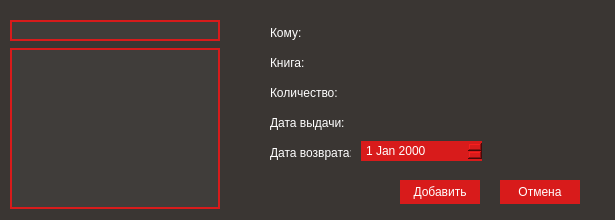
<?xml version="1.0" encoding="UTF-8"?>
<ui version="4.0">
 <class>WinBooking</class>
 <widget class="QDialog" name="WinBooking">
  <property name="geometry">
   <rect>
    <x>0</x>
    <y>0</y>
    <width>615</width>
    <height>220</height>
   </rect>
  </property>
  <property name="sizePolicy">
   <sizepolicy hsizetype="Fixed" vsizetype="Fixed">
    <horstretch>0</horstretch>
    <verstretch>0</verstretch>
   </sizepolicy>
  </property>
  <property name="minimumSize">
   <size>
    <width>615</width>
    <height>220</height>
   </size>
  </property>
  <property name="maximumSize">
   <size>
    <width>615</width>
    <height>220</height>
   </size>
  </property>
  <property name="windowTitle">
   <string>Dialog</string>
  </property>
  <property name="styleSheet">
   <string notr="true">QDialog {
background-color: #3a3633;
}</string>
  </property>
  <widget class="QListWidget" name="bookWidget">
   <property name="geometry">
    <rect>
     <x>10</x>
     <y>48</y>
     <width>210</width>
     <height>161</height>
    </rect>
   </property>
   <property name="minimumSize">
    <size>
     <width>210</width>
     <height>0</height>
    </size>
   </property>
   <property name="maximumSize">
    <size>
     <width>210</width>
     <height>16777215</height>
    </size>
   </property>
   <property name="styleSheet">
    <string notr="true">QListWidget {
border-width:2%;
border-color: #d81b1b;
border-style: solid;
padding: 2px;
padding-left: 2px;
padding-right: 2px;
background-color: #403D3A;
font: 10pt &quot;Tahoma&quot;;
color: white;
}
QListWidget:item:selected {
background-color: #d81b1b;
color:white
}
QListWidget:item:hover {
background-color: #E96060;
color:white
}

QListWidget::item:selected:!active{
background-color: #FF8181;
color:white
}

QScrollBar:horizontal{
    border: 2px solid grey;
    background: #FF8181;
    height: 12px;
    margin: 0 10px 0 10px;
}
QScrollBar::handle:horizontal, QScrollBar::handle:vertical  {
    background: #d81b1b;
    min-width: 5px;
}
QScrollBar::add-line:horizontal  {
    border: 2px solid grey;
    background: #3a3633;
    width: 5px;
    subcontrol-position: top;
    subcontrol-origin: margin;
}

QScrollBar::sub-line:horizontal  {
    border: 2px solid grey;
    background: #403D3A;
    width: 5px;
    subcontrol-position:bottom;
    subcontrol-origin: margin;
}

QScrollBar:vertical{
    border: 2px solid grey;
    background: #FF8181;
    width: 12px;
    margin: 10px 0 10px 0;
}

QScrollBar::add-line:vertical  {
    border: 2px solid grey;
    background: #403D3A;
    height: 5px;
    subcontrol-position: right;
    subcontrol-origin: margin;
}

QScrollBar::sub-line:vertical  {
    border: 2px solid grey;
    background: #3a3633;
    height: 5px;
    subcontrol-position: left;
    subcontrol-origin: margin;
}</string>
   </property>
  </widget>
  <widget class="QLineEdit" name="searchLine">
   <property name="geometry">
    <rect>
     <x>10</x>
     <y>20</y>
     <width>210</width>
     <height>21</height>
    </rect>
   </property>
   <property name="minimumSize">
    <size>
     <width>210</width>
     <height>0</height>
    </size>
   </property>
   <property name="maximumSize">
    <size>
     <width>210</width>
     <height>16777215</height>
    </size>
   </property>
   <property name="styleSheet">
    <string notr="true">QLineEdit {
border-width:2px;
border-color: #d81b1b;
border-style: solid;
font: 10pt &quot;Tahoma&quot;;
color: white;
selection-color: white;
selection-background-color: #d81b1b;
background-color: #403D3A;
}</string>
   </property>
  </widget>
  <widget class="QDateEdit" name="dateTo_Edit">
   <property name="geometry">
    <rect>
     <x>360</x>
     <y>140</y>
     <width>123</width>
     <height>22</height>
    </rect>
   </property>
   <property name="styleSheet">
    <string notr="true">QDateEdit
{
	border: 1px solid  #3a3633;
    padding: 1px 18px 1px 3px;
	font: 10pt &quot;Tahoma&quot;;
    min-width: 6em;
	color: white;
	background-color: #d81b1b;
	selection-color: white;
	selection-background-color: #E96060;
}</string>
   </property>
  </widget>
  <widget class="QLabel" name="lbl_readerName">
   <property name="geometry">
    <rect>
     <x>270</x>
     <y>20</y>
     <width>47</width>
     <height>25</height>
    </rect>
   </property>
   <property name="styleSheet">
    <string notr="true">QLabel {
font: 9pt &quot;Tahoma&quot;;
color: white;
}</string>
   </property>
   <property name="text">
    <string>Кому:</string>
   </property>
  </widget>
  <widget class="QLabel" name="lbl_bookName">
   <property name="geometry">
    <rect>
     <x>270</x>
     <y>50</y>
     <width>47</width>
     <height>25</height>
    </rect>
   </property>
   <property name="styleSheet">
    <string notr="true">QLabel {
font: 9pt &quot;Tahoma&quot;;
color: white;
}</string>
   </property>
   <property name="text">
    <string>Книга:</string>
   </property>
  </widget>
  <widget class="QLabel" name="lbl_dateFrom">
   <property name="geometry">
    <rect>
     <x>270</x>
     <y>110</y>
     <width>81</width>
     <height>25</height>
    </rect>
   </property>
   <property name="styleSheet">
    <string notr="true">QLabel {
font: 9pt &quot;Tahoma&quot;;
color: white;
}</string>
   </property>
   <property name="text">
    <string>Дата выдачи:</string>
   </property>
  </widget>
  <widget class="QLabel" name="lbl_dateTo">
   <property name="geometry">
    <rect>
     <x>270</x>
     <y>140</y>
     <width>81</width>
     <height>25</height>
    </rect>
   </property>
   <property name="styleSheet">
    <string notr="true">QLabel {
font: 9pt &quot;Tahoma&quot;;
color: white;
}</string>
   </property>
   <property name="text">
    <string>Дата возврата:</string>
   </property>
  </widget>
  <widget class="QPushButton" name="add_pushButton">
   <property name="geometry">
    <rect>
     <x>400</x>
     <y>180</y>
     <width>80</width>
     <height>24</height>
    </rect>
   </property>
   <property name="styleSheet">
    <string notr="true">QPushButton {
background-color: #d81b1b;
border-width:0px;
border-color: #3a3633;
border-style: solid;
padding: 5px;
padding-left: 5px;
padding-right: 5px;
font: 10pt &quot;Tahoma&quot;;
color: white;
}
QPushButton:pressed {
background-color:rgba(255,255,255,.2);
}
QPushButton:hover { background: rgb(255,37,37); }
QPushButton:disabled { background:#3a3633; }</string>
   </property>
   <property name="text">
    <string>Добавить</string>
   </property>
  </widget>
  <widget class="QPushButton" name="cancel_pushButton">
   <property name="geometry">
    <rect>
     <x>500</x>
     <y>180</y>
     <width>80</width>
     <height>24</height>
    </rect>
   </property>
   <property name="styleSheet">
    <string notr="true">QPushButton {
background-color: #d81b1b;
border-width:0px;
border-color: #3a3633;
border-style: solid;
padding: 5px;
padding-left: 5px;
padding-right: 5px;
font: 10pt &quot;Tahoma&quot;;
color: white;
}
QPushButton:pressed {
background-color:rgba(255,255,255,.2);
}
QPushButton:hover { background: rgb(255,37,37); }
QPushButton:disabled { background:#3a3633; }</string>
   </property>
   <property name="text">
    <string>Отмена</string>
   </property>
  </widget>
  <widget class="QLabel" name="info_readerName">
   <property name="geometry">
    <rect>
     <x>310</x>
     <y>20</y>
     <width>271</width>
     <height>25</height>
    </rect>
   </property>
   <property name="styleSheet">
    <string notr="true">QLabel {
font: 9pt &quot;Tahoma&quot;;
color: white;
}</string>
   </property>
   <property name="text">
    <string/>
   </property>
  </widget>
  <widget class="QLabel" name="info_bookName">
   <property name="geometry">
    <rect>
     <x>310</x>
     <y>50</y>
     <width>271</width>
     <height>25</height>
    </rect>
   </property>
   <property name="styleSheet">
    <string notr="true">QLabel {
font: 9pt &quot;Tahoma&quot;;
color: white;
}</string>
   </property>
   <property name="text">
    <string/>
   </property>
  </widget>
  <widget class="QLabel" name="info_dateFrom">
   <property name="geometry">
    <rect>
     <x>362</x>
     <y>110</y>
     <width>121</width>
     <height>25</height>
    </rect>
   </property>
   <property name="styleSheet">
    <string notr="true">QLabel {
font: 9pt &quot;Tahoma&quot;;
color: white;
}</string>
   </property>
   <property name="text">
    <string/>
   </property>
  </widget>
  <widget class="QLabel" name="lbl_available">
   <property name="geometry">
    <rect>
     <x>270</x>
     <y>80</y>
     <width>71</width>
     <height>25</height>
    </rect>
   </property>
   <property name="styleSheet">
    <string notr="true">QLabel {
font: 9pt &quot;Tahoma&quot;;
color: white;
}</string>
   </property>
   <property name="text">
    <string>Количество:</string>
   </property>
  </widget>
  <widget class="QLabel" name="info_available">
   <property name="geometry">
    <rect>
     <x>350</x>
     <y>80</y>
     <width>141</width>
     <height>25</height>
    </rect>
   </property>
   <property name="styleSheet">
    <string notr="true">QLabel {
font: 9pt &quot;Tahoma&quot;;
color: white;
}</string>
   </property>
   <property name="text">
    <string/>
   </property>
  </widget>
 </widget>
 <resources/>
 <connections/>
</ui>
